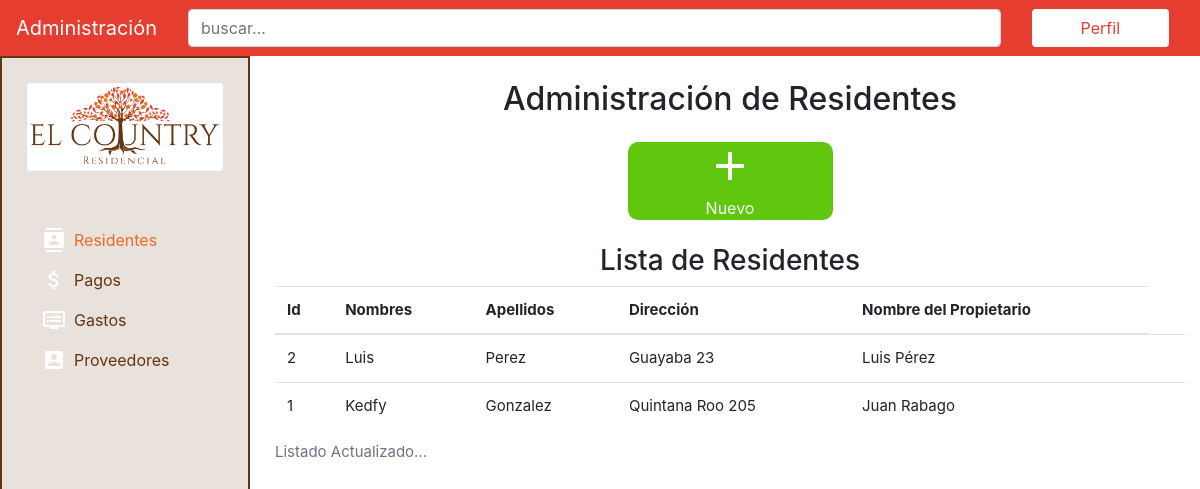
Page /residents/ on the earlier database version.
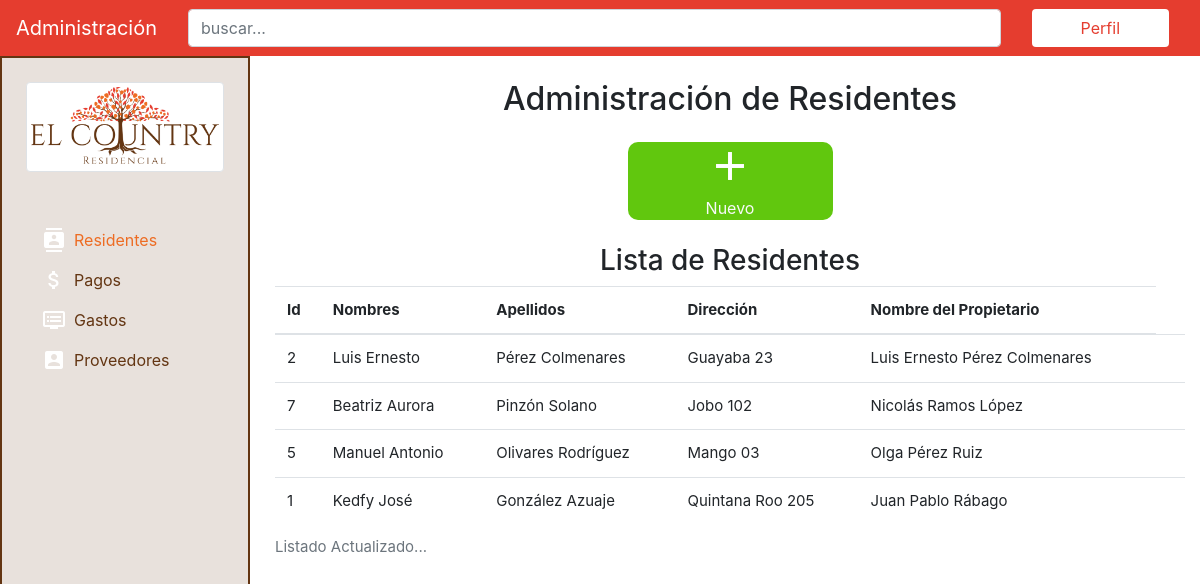
Same page on the later database version.
### residents/models.py (models this page shows, shortened)
class Residents(models.Model):
    name = models.CharField(max_length=50, verbose_name="nombre")
    lastname = models.CharField(max_length=50, verbose_name="apellido")
    address = models.CharField(max_length=100, verbose_name="dirección")
    phone_number = models.CharField(max_length=10, verbose_name="número telefónico", blank=True)
    email = models.EmailField(verbose_name="correo electrónico")
    type_of_property = models.CharField(max_length=50, verbose_name="tipo de inmueble")
    owner_name = models.CharField(max_length=100, verbose_name="nombre del propietario")
    owner_phone_number = models.CharField(max_length=10, verbose_name="número telefónico del propietario", blank=True)
    class Meta:
        verbose_name = "Residente"
        verbose_name_plural = "Residentes"
        ordering = ['-lastname']

### residents/views.py (the view)
# urls.py: path('', ResidentsListView.as_view(), name='residents'),
class ResidentsListView(ListView):
    model = Residents

### residents/templates/residents/residents_list.html (shortened to what this page needs)
{% extends 'core/base.html' %}{%block title%}Residentes{% endblock %} {% block content%}
<main class="pt-4">
    <div class="container">
        <h2 class="text-center mb-4">Administración de Residentes</h2>
        <div class="row text-center panel justify-content-center align-middle">
            <div class="col-lg-3 col-md-6 col-12">
                <div class="boton bg-success d-flex align-items-center justify-content-center">
                    <a href="{% url 'residents:create' %}" class="text-light">
                        <i class="material-icons">add</i>
                        <p class="m-0">Nuevo</p>
                    </a>
                </div>
            </div>
        </div>
        <h3 class="text-center mt-4">Lista de Residentes</h3>
        <table class="table">
            <caption>Listado Actualizado...</caption>
            <thead>
                <tr>
                    <th scope="col">Id</th>
                    <th scope="col">Nombres</th>
                    <th scope="col">Apellidos</th>
                    <th scope="col">Dirección</th>
                    <th scope="col">Nombre del Propietario</th>
                </tr>
            </thead>
            <tbody>
                {% if residents_list %} {% for resident in residents_list %}
                <tr>
                    <td>{{ resident.id }}</td>
                    <td>{{ resident.name}}</td>
                    <td>{{ resident.lastname }}</td>
                    <td>{{ resident.address}}</td>
                    <td>{{ resident.owner_name }}</td>
                    <td>
                    </td>
                </tr>
                {% endfor %} {% else %}
                <p>No hay residentes registrados</p>
                {% endif %}
            </tbody>
        </table>
    </div>
</main>
{% endblock %}

Differences in the rows shown:
changed Residents "Guayaba 23": name "Luis" → "Luis Ernesto"; lastname "Perez" → "Pérez Colmenares"; owner_name "Luis Pérez" → "Luis Ernesto Pérez Colmenares"
added Residents: id "7", name "Beatriz Aurora", lastname "Pinzón Solano", address "Jobo 102", owner_name "Nicolás Ramos López"
added Residents: id "5", name "Manuel Antonio", lastname "Olivares Rodríguez", address "Mango 03", owner_name "Olga Pérez Ruiz"
changed Residents "Quintana Roo 205": name "Kedfy" → "Kedfy José"; lastname "Gonzalez" → "González Azuaje"; owner_name "Juan Rabago" → "Juan Pablo Rábago"
